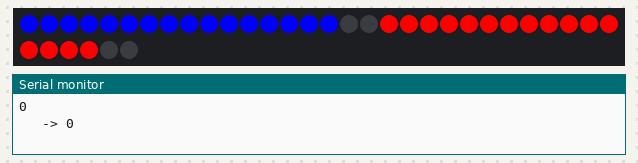
Bench run of a sketch on a simulated Arduino Uno, built with avr-gcc and run on an emulated ATmega328P. Shown: 36 RGB LEDs in strip order, left to right, continuing on the next row, the last lines printed to the serial monitor.

Above: at 1.1 s.
At 5.6 s:
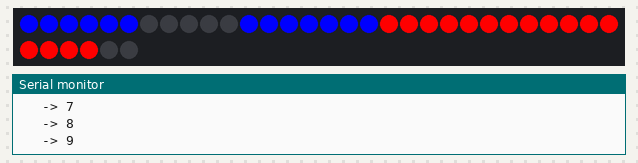
At 10.6 s:
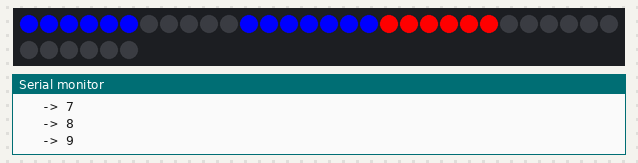
At 20.1 s:
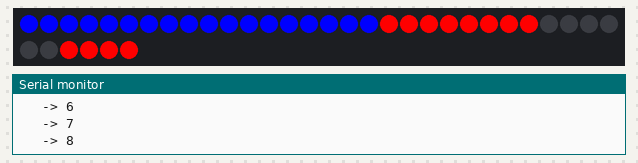
At 29.7 s:
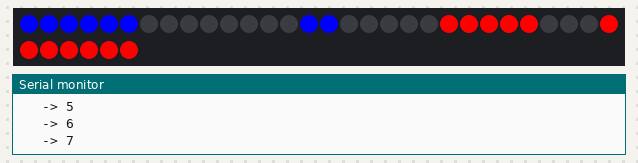
At 39.2 s:
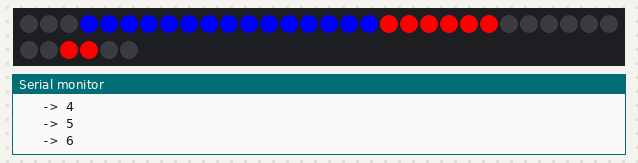

Measured:
- what the display in image 0 shows lasts 0.5 s, from 1.0 s to 1.5 s

The sketch:

led_demo.ino
```cpp
#include "FastLED.h"

#define NUM_LEDS 36
#define DATA_PIN 5

// Define the array of leds
CRGB leds[NUM_LEDS];

int simpleNumbers[][26]{
  {22, 0,1,2,3,4,5,6,7,8,9,10,11,12,13,14,15,16,17,18,19,20,21},
  {8,  0,1,2,3,4,5,6,7},
  {17, 0,1,2,3,8,9,10,11,12,13,14,19,20,21,22,23,24},
  {17, 0,1,2,3,4,5,6,7,8,9,10,19,20,21,22,23,24},
  {15, 0,1,2,3,4,5,6,7,15,16,17,18,22,23,24},
  {17, 4,5,6,7,8,9,10,15,16,17,18,19,20,21,22,23,24},
  {21, 4,5,6,7,8,9,10,11,12,13,14,15,16,17,18,19,20,21,22,23,24},
  {11, 0,1,2,3,4,5,6,7,19,20,21},
  {25, 0,1,2,3,4,5,6,7,8,9,10,11,12,13,14,15,16,17,18,19,20,21,22,23,24},
  {18, 0,1,2,3,4,5,6,7,15,16,17,18,19,20,21,22,23,24}
};

int smallDigit[][19]{
  {16, 0,1,2,3,4,5,6,7,8,9,10,11,12,13,14,15},
  {6,  0,1,2,3,4,5},
  {12, 0,1,2,6,7,8,9,10,14,15,16,17},
  {12, 0,1,2,3,4,5,6,7,14,15,16,17},
  {10, 0,1,2,3,4,5,11,12,13,16,17},
  {12, 3,4,5,6,7,11,12,13,14,15,16,17},
  {15, 3,4,5,6,7,8,9,10,11,12,13,14,15,16,17},
  {8,  0,1,2,3,4,5,14,15},
  {18, 0,1,2,3,4,5,6,7,8,9,10,11,12,13,14,15,16,17},
  {13, 0,1,2,3,4,5,11,12,13,14,15,16,17}
};

void setup() {
  Serial.begin(9600);
  FastLED.addLeds<NEOPIXEL, DATA_PIN>(leds, NUM_LEDS);
  delay(1000);
//  Serial.println("Starting up..");
}

void loop() {
  digitalWrite(LED_BUILTIN, HIGH);

  // Left digit
  for(int left=0; left<10; left++){
    Serial.println(left);
    for(int i=1; i <= smallDigit[left][0]; i++){
      leds[18+smallDigit[left][i]] = CRGB::Red;
    }
    FastLED.show();

    // Right digit
    for(int right=0; right<10; right++){
      Serial.print("\t -> ");
      Serial.println(right);
      for(int i=1; i <= smallDigit[right][0]; i++){
        leds[smallDigit[right][i]] = CRGB::Blue;
      }
      FastLED.show();

      // reset the left digit
      for(int i=0; i<NUM_LEDS/2; i++){
        leds[i] = CRGB::Black;
      }
      delay(500);
    }

    // reset the right digit
    for(int i=18; i<NUM_LEDS; i++){
      leds[i] = CRGB::Black;
    }
  }

  delay(3000);
  digitalWrite(LED_BUILTIN, LOW);
}
```
